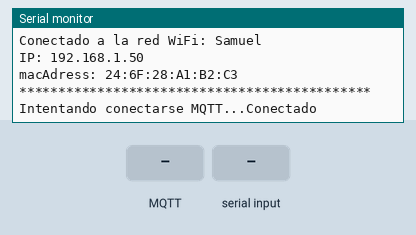
Simulated run of this sketch. Board: ESP8266 (NodeMCU). On the bench: the last lines printed to the serial monitor. The test bench sets the inputs (shaded band). WiFi joins after 1.5 s; servers stay silent unless stated; no MQTT or app messages arrive unless stated.

Above: at 2.7 s.
2.8 s: MQTT message "5" arrives on the first subscribed topic
At 3.9 s:
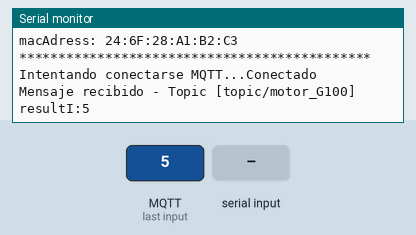
4.3 s: "90,45\n" received over Serial
At 5.6 s:
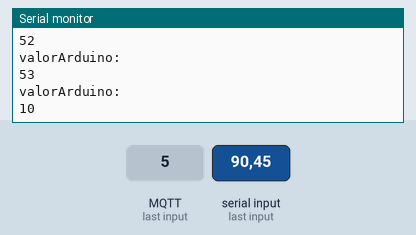
Timing chart, 0 to 7.3 s (numbered marks = the images above; inputs shaded):
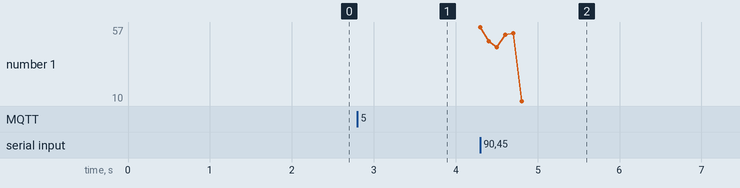

The sketch:

serial_wifi_mqtt.ino
```cpp
#include <ESP8266WiFi.h>
#include <PubSubClient.h>

// Crear objetos para la conexión WiFi y MQTT
WiFiClient espClient;
PubSubClient mqttClient(espClient);

// Definir las credenciales de WiFi
String ssid     = "Samuel";
String password = "samuel123";

// Variables para controlar los intentos de conexión WiFi
byte cont_intentos = 0;
byte max_intentos = 50;

// Definir el servidor MQTT y el puerto de conexión
char *server = "broker.emqx.io";
int port = 1883;

// Variable para almacenar el resultado como cadena
String resultS = "";

// Buffer para almacenar datos convertidos antes de enviarlos por MQTT
char bufferPublish[10];

void setup() {
    // Inicializa la comunicación Serial a 115200 baudios
    Serial.begin(115200);
    Serial.println("\n");

    // Inicializa la conexión WiFi y MQTT
    wifiInit();
    mqttClient.setServer(server, port); // Configura el servidor MQTT
    mqttClient.setCallback(callback);   // Define la función callback para manejar los mensajes recibidos

    // Comentar si no se requiere esperar a Serial
    //while(!Serial){;}
}

void loop() {
    // Verifica si la conexión MQTT está activa, si no, intenta reconectar
    if (!mqttClient.connected()) {
        reconnect();
    }
    mqttClient.loop();  // Mantiene la conexión MQTT activa

    // ** Comunicación NodeMCU (ESP8266) con el puerto Serial del Arduino **
    if(Serial.available()){
      // Lee los datos del puerto serial
      int valorArduino = Serial.read();
      Serial.println("valorArduino: ");
      Serial.println(valorArduino);

      // Convierte el valor leído de int a cadena de caracteres
      itoa(valorArduino, bufferPublish, 10);

      // Publica el valor convertido en el tópico MQTT
      mqttClient.publish("topic/temperatura_G100", bufferPublish);
      delay(100); // Retardo para evitar el envío rápido de múltiples mensajes
    }

    // ** Bloque de prueba de números aleatorios para simular datos (comentar si no es necesario) **
    /*int numeroAleatorio = random(10, 20); // Genera un número aleatorio entre 10 y 19
    Serial.println(numeroAleatorio);

    itoa(numeroAleatorio, bufferPublish, 10); // Convierte el número en una cadena de caracteres

    mqttClient.publish("topic/temperatura_G100", bufferPublish);
    delay(5000);*/
}


void wifiInit(){
    // Inicia el proceso de conexión a la red WiFi
    WiFi.begin(ssid, password);

    // Intentar conectar hasta un máximo de 50 veces
    while (WiFi.status() != WL_CONNECTED and cont_intentos < max_intentos) { //Cuenta hasta 50 si no se puede conectar lo cancela
        cont_intentos++;
        delay(500);
        Serial.print(".");
    }

    Serial.println("");

    // Si la conexión es exitosa, imprime detalles de la red
    if (cont_intentos < max_intentos) {
        Serial.println("********************************************");
        Serial.print("Conectado a la red WiFi: ");
        Serial.println(WiFi.SSID());
        Serial.print("IP: ");
        Serial.println(WiFi.localIP());
        Serial.print("macAdress: ");
        Serial.println(WiFi.macAddress());
        Serial.println("*********************************************");
    } // Si no se puede conectar, muestra un mensaje de error
    else {
        Serial.println("------------------------------------");
        Serial.println("Error de conexion");
        Serial.println("------------------------------------");
    }
}


// Función que se ejecuta cuando se recibe un mensaje en un tópico suscrito
void callback(char* topic, byte* payload, unsigned int length) {
    Serial.print("Mensaje recibido - Topic [");
    Serial.print(topic);
    Serial.print("] ");

    // Convertir el payload recibido (en bytes) a una cadena de caracteres
    char payload_string[length + 1];
    memcpy(payload_string, payload, length);    // Copia los datos del payload - params: guardar_destino, origen, tamaño
    payload_string[length] = '\0';              // Añade el terminador de cadena

    // Convertir la cadena de caracteres recibida a entero
    int resultI = atoi(payload_string);

    Serial.println();
    Serial.print("resultI:");
    Serial.println(resultI);

    // Bloque opcional para guardar el payload recibido como una cadena (comentar si no es necesario)
    /*resultS = "";

    for (int i=0;i<length;i++) {
        resultS= resultS + (char)payload[i];
    }
    Serial.println();
    Serial.println(resultS);*/
}


void reconnect() {
    // Intentar reconectar al servidor MQTT en caso de que la conexión se haya perdido
    while (!mqttClient.connected()) {
        Serial.print("Intentando conectarse MQTT...");

        // Si la conexión MQTT es exitosa
        if (mqttClient.connect("arduinoClient")) {
            Serial.println("Conectado");

            // Suscribirse al tópico MQTT "topic/<IDENTIFICADOR>" - No necesariamente se debe suscribir a tópicos cuando se conecta
            mqttClient.subscribe("topic/motor_G100");

        } else {  // Si falla la conexión, mostrar el estado y esperar 5 segundos antes de intentar nuevamente
            Serial.print("Fallo, rc=");
            Serial.print(mqttClient.state());
            Serial.println(" intentar de nuevo en 5 segundos");
            delay(5000);
        }
    }
}
```

Measured:
- after the input at 2.8 s, the serial monitor: prints a new line at once (image 1)
- after the input at 4.3 s, the serial monitor: prints a new line at once (image 2)
